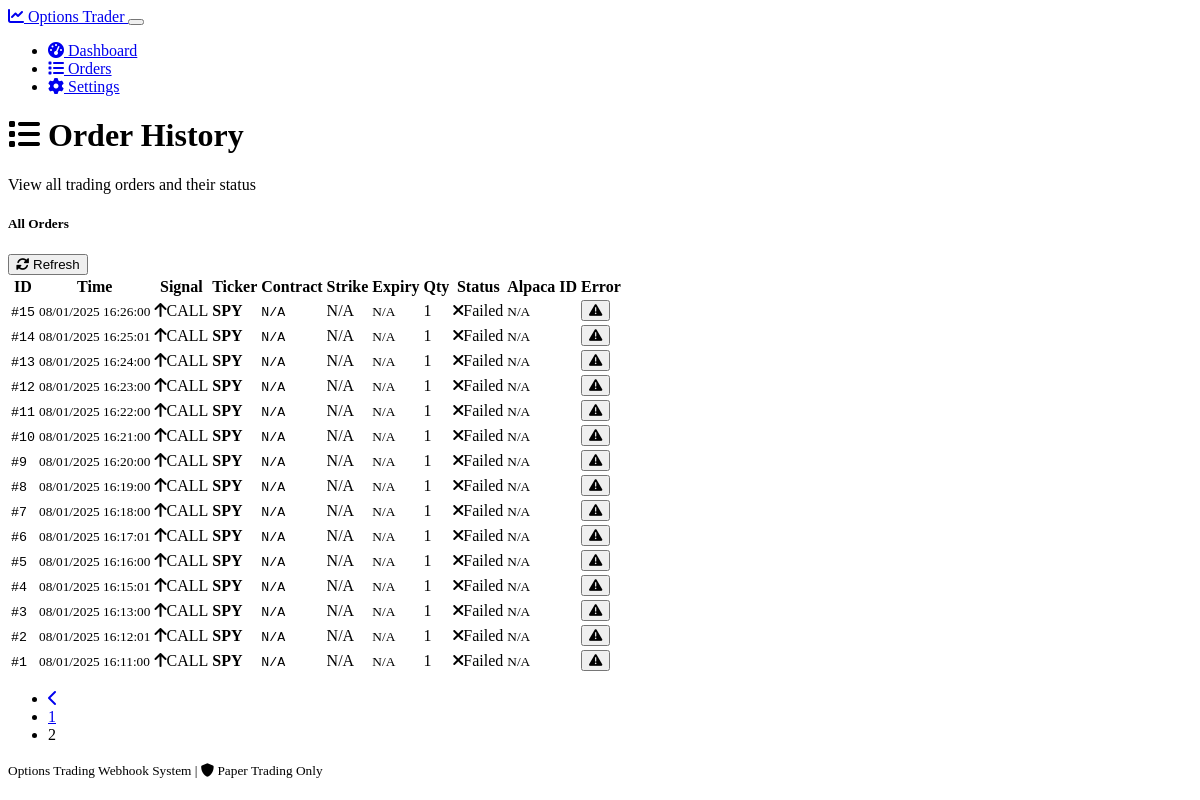
/orders?page=2, run on the app's committed database.
### models.py (models this page shows, shortened)
class Order(db.Model):
    id = db.Column(db.Integer, primary_key=True)
    ticker = db.Column(db.String(10), nullable=False)
    signal = db.Column(db.String(10), nullable=False)  # CALL or PUT
    contract_symbol = db.Column(db.String(50))
    quantity = db.Column(db.Integer, nullable=False)
    strike_price = db.Column(db.Float)
    expiry_date = db.Column(db.String(20))
    order_status = db.Column(db.String(20), default='pending')
    alpaca_order_id = db.Column(db.String(50))
    error_message = db.Column(Text)
    created_at = db.Column(db.DateTime, default=datetime.utcnow)
    filled_at = db.Column(db.DateTime)

### routes.py (the view)
@app.route("/orders")
def orders():
    page = request.args.get('page', 1, type=int)
    per_page = 20
    orders = Order.query.order_by(Order.created_at.desc()).paginate(
        page=page, per_page=per_page, error_out=False
    )
    return render_template('orders.html', orders=orders)

### templates/orders.html (shortened to what this page needs)
{% extends "base.html" %}
{% block content %}
<div class="row mb-4">
    <div class="col-12">
        <h1 class="h2 mb-0">
            <i class="fas fa-list me-2"></i>
            Order History
        </h1>
        <p class="text-muted">View all trading orders and their status</p>
    </div>
</div>
<div class="row">
    <div class="col-12">
        <div class="card">
            <div class="card-header d-flex justify-content-between align-items-center">
                <h5 class="mb-0">All Orders</h5>
                <button class="btn btn-outline-primary btn-sm" onclick="refreshOrders()">
                    <i class="fas fa-sync-alt me-1"></i> Refresh
                </button>
            </div>
            <div class="card-body">
                {% if orders.items %}
                    <div class="table-responsive">
                        <table class="table table-hover">
                            <thead>
                                <tr>
                                    <th>ID</th>
                                    <th>Time</th>
                                    <th>Signal</th>
                                    <th>Ticker</th>
                                    <th>Contract</th>
                                    <th>Strike</th>
                                    <th>Expiry</th>
                                    <th>Qty</th>
                                    <th>Status</th>
                                    <th>Alpaca ID</th>
                                    <th>Error</th>
                                </tr>
                            </thead>
                            <tbody>
                                {% for order in orders.items %}
                                <tr>
                                    <td>
                                        <small class="font-monospace">#{{ order.id }}</small>
                                    </td>
                                    <td>
                                        <small>
                                            {{ order.created_at.strftime('%m/%d/%Y %H:%M:%S') if order.created_at else 'N/A' }}
                                        </small>
                                    </td>
                                    <td>
                                        <span class="badge bg-{{ 'success' if order.signal == 'CALL' else 'danger' }}">
                                            {% if order.signal == 'CALL' %}
                                                <i class="fas fa-arrow-up me-1"></i>{{ order.signal }}
                                            {% else %}
                                                <i class="fas fa-arrow-down me-1"></i>{{ order.signal }}
                                            {% endif %}
                                        </span>
                                    </td>
                                    <td><strong>{{ order.ticker }}</strong></td>
                                    <td>
                                        <small class="font-monospace">
                                            {{ order.contract_symbol or 'N/A' }}
                                        </small>
                                    </td>
                                    <td>
                                        {% if order.strike_price %}
                                            ${{ "%.2f"|format(order.strike_price) }}
                                        {% else %}
                                            N/A
                                        {% endif %}
                                    </td>
                                    <td>
                                        <small>{{ order.expiry_date or 'N/A' }}</small>
                                    </td>
                                    <td>{{ order.quantity }}</td>
                                    <td>
                                        {% if order.order_status == 'submitted' %}
                                            <span class="badge bg-success">
                                                <i class="fas fa-check me-1"></i>Success
                                            </span>
                                        {% elif order.order_status == 'failed' %}
                                            <span class="badge bg-danger">
                                                <i class="fas fa-times me-1"></i>Failed
                                            </span>
                                        {% elif order.order_status == 'processing' %}
                                            <span class="badge bg-warning">
                                                <i class="fas fa-clock me-1"></i>Processing
                                            </span>
                                        {% else %}
                                            <span class="badge bg-secondary">{{ order.order_status }}</span>
                                        {% endif %}
                                    </td>
                                    <td>
                                        {% if order.alpaca_order_id %}
                                            <small class="font-monospace">{{ order.alpaca_order_id[:8] }}...</small>
                                        {% else %}
                                            <small class="text-muted">N/A</small>
                                        {% endif %}
                                    </td>
                                    <td>
                                        {% if order.error_message %}
                                            <button class="btn btn-outline-danger btn-sm"
                                                    data-bs-toggle="tooltip"
                                                    title="{{ order.error_message }}">
                                                <i class="fas fa-exclamation-triangle"></i>
                                            </button>
                                        {% else %}
                                            <small class="text-muted">None</small>
                                        {% endif %}
                                    </td>
                                </tr>
                                {% endfor %}
                            </tbody>
                        </table>
                    </div>
                    {% if orders.pages > 1 %}
                        <nav aria-label="Order pagination" class="mt-3">
                            <ul class="pagination justify-content-center">
                                {% if orders.has_prev %}
                                    <li class="page-item">
                                        <a class="page-link" href="{{ url_for('orders', page=orders.prev_num) }}">
                                            <i class="fas fa-chevron-left"></i>
                                        </a>
                                    </li>
                                {% endif %}
                                {% for page_num in orders.iter_pages() %}
                                    {% if page_num %}
                                        {% if page_num != orders.page %}
                                            <li class="page-item">
                                                <a class="page-link" href="{{ url_for('orders', page=page_num) }}">{{ page_num }}</a>
                                            </li>
                                        {% else %}
                                            <li class="page-item active">
                                                <span class="page-link">{{ page_num }}</span>
                                            </li>
                                        {% endif %}
                                    {% else %}
                                        <li class="page-item disabled">
                                            <span class="page-link">...</span>
                                        </li>
                                    {% endif %}
                                {% endfor %}
                            </ul>
                        </nav>
                    {% endif %}
                {% endif %}
            </div>
        </div>
    </div>
</div>
{% endblock %}

### static/css/trading.css (style rules this page uses)
.font-monospace { font-family: 'SF Mono', Monaco, 'Inconsolata', 'Fira Code', 'Fira Mono', 'Droid Sans Mono', 'Consolas', monospace; }

### data on the page
Order: id "15", created_at "08/01/2025 16:26:00", signal "CALL", ticker "SPY", contract_symbol "N/A", expiry_date "N/A", quantity "1", order_status "failed" (drawn)
Order: id "14", created_at "08/01/2025 16:25:01", signal "CALL", ticker "SPY", contract_symbol "N/A", expiry_date "N/A", quantity "1", order_status "failed" (drawn)
Order: id "13", created_at "08/01/2025 16:24:00", signal "CALL", ticker "SPY", contract_symbol "N/A", expiry_date "N/A", quantity "1", order_status "failed" (drawn)
Order: id "12", created_at "08/01/2025 16:23:00", signal "CALL", ticker "SPY", contract_symbol "N/A", expiry_date "N/A", quantity "1", order_status "failed" (drawn)
Order: id "11", created_at "08/01/2025 16:22:00", signal "CALL", ticker "SPY", contract_symbol "N/A", expiry_date "N/A", quantity "1", order_status "failed" (drawn)
Order: id "10", created_at "08/01/2025 16:21:00", signal "CALL", ticker "SPY", contract_symbol "N/A", expiry_date "N/A", quantity "1", order_status "failed" (drawn)
Order: id "9", created_at "08/01/2025 16:20:00", signal "CALL", ticker "SPY", contract_symbol "N/A", expiry_date "N/A", quantity "1", order_status "failed" (drawn)
Order: id "8", created_at "08/01/2025 16:19:00", signal "CALL", ticker "SPY", contract_symbol "N/A", expiry_date "N/A", quantity "1", order_status "failed" (drawn)
Order: id "7", created_at "08/01/2025 16:18:00", signal "CALL", ticker "SPY", contract_symbol "N/A", expiry_date "N/A", quantity "1", order_status "failed" (drawn)
Order: id "6", created_at "08/01/2025 16:17:01", signal "CALL", ticker "SPY", contract_symbol "N/A", expiry_date "N/A", quantity "1", order_status "failed" (drawn)
Order: id "5", created_at "08/01/2025 16:16:00", signal "CALL", ticker "SPY", contract_symbol "N/A", expiry_date "N/A", quantity "1", order_status "failed" (drawn)
Order: id "4", created_at "08/01/2025 16:15:01", signal "CALL", ticker "SPY", contract_symbol "N/A", expiry_date "N/A", quantity "1", order_status "failed" (drawn)
Order: id "3", created_at "08/01/2025 16:13:00", signal "CALL", ticker "SPY", contract_symbol "N/A", expiry_date "N/A", quantity "1", order_status "failed" (drawn)
Order: id "2", created_at "08/01/2025 16:12:01", signal "CALL", ticker "SPY", contract_symbol "N/A", expiry_date "N/A", quantity "1", order_status "failed" (drawn)
Order: id "1", created_at "08/01/2025 16:11:00", signal "CALL", ticker "SPY", contract_symbol "N/A", expiry_date "N/A", quantity "1", order_status "failed" (drawn)

### other printed values
{{ page_num }} "1"
{{ page_num }} "2"
